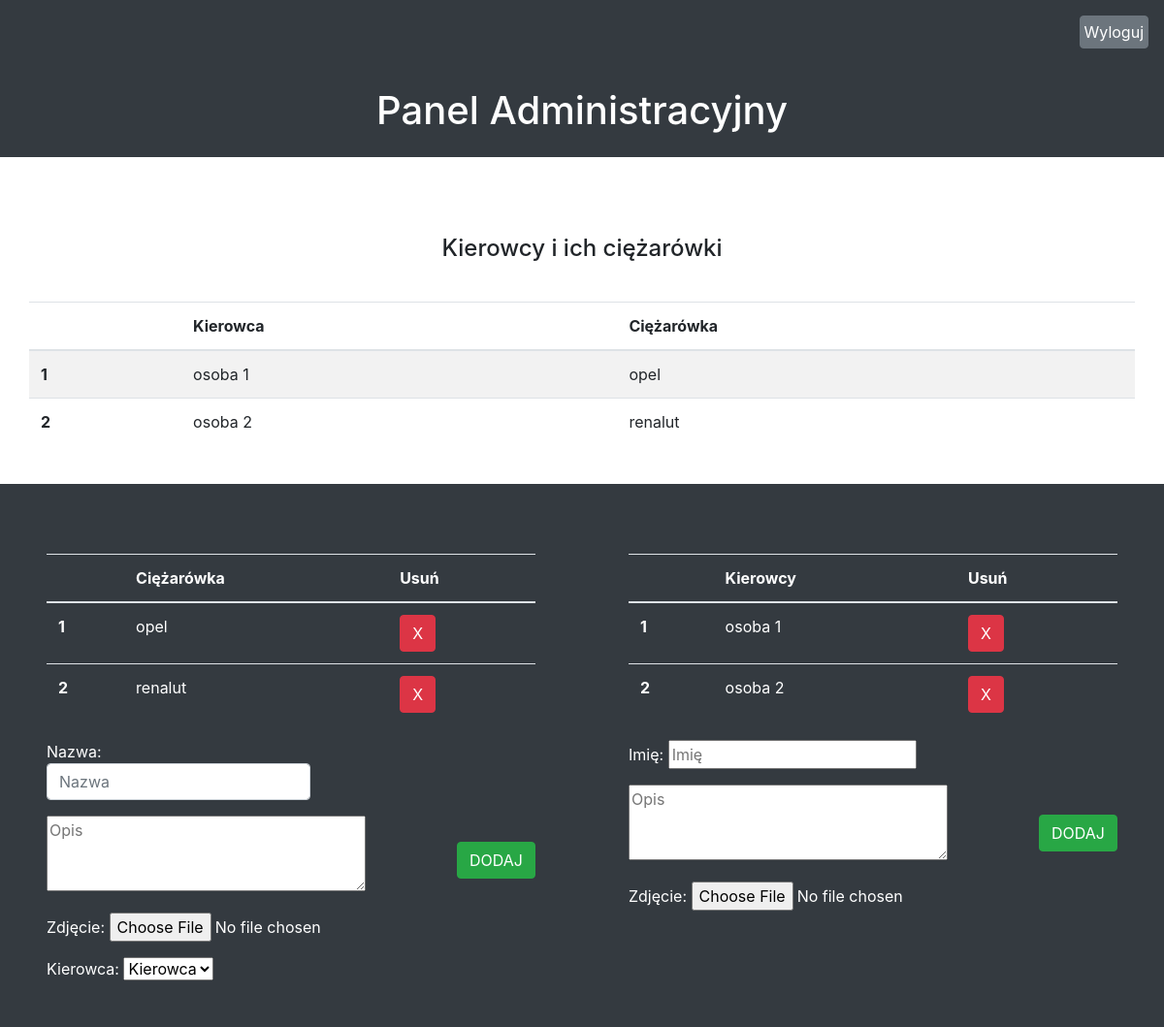
Page /admin/dashboard.php (signed in) on the committed database.
### tables this page shows
CREATE TABLE `trucks` (
  `id` int(11) NOT NULL,
  `name` varchar(50) NOT NULL,
  `photo_url` text NOT NULL,
  `description` text NOT NULL,
  `driver_id` int(11) NOT NULL
);

CREATE TABLE `drivers` (
  `id` int(11) NOT NULL,
  `name` varchar(50) NOT NULL,
  `photo_url` text NOT NULL,
  `description` text NOT NULL
);

### admin/functions.php (called while the page is built, shortened)
<?php
require_once('sql_connect.php');
function generate_dashboard()
{
    global $mysqli;
    $sql = "SELECT trucks.name AS truck, drivers.name AS driver
    FROM trucks
    INNER JOIN drivers
    ON trucks.driver_id = drivers.id;";
    $result = $mysqli->query($sql);
    $rows = $result->fetch_all(MYSQLI_ASSOC);
    return $rows;
}
function generate_table($param)
{
    global $mysqli;
    if ($param == "trucks") {
        $sql = "SELECT id, name FROM trucks";
    } else {
        $sql = "SELECT id, name FROM drivers";
    }
    $result = $mysqli->query($sql);
    $rows = $result->fetch_all(MYSQLI_ASSOC);
    return $rows;
}

### admin/dashboard.php (the view, shortened to what this page needs)
<?php
require_once('functions.php');
?>
<!doctype html>
</body>
<html lang="pl">
<head>
    <link rel="stylesheet" href="https://maxcdn.bootstrapcdn.com/bootstrap/4.0.0/css/bootstrap.min.css"
>
</head>
<body>
    <div class="container-fluid">
        <div class="row">
            <div class="col-12 d-flex bg-dark justify-content-right p-3">
                <a class="ml-auto btn btn-secondary p-1" href="logout.php">Wyloguj</a>
            </div>
            <h1 class="text-center col-12 bg-dark text-white p-4">Panel Administracyjny</h1>
        </div>
    </div>
    <div class="container mt-5 pb-4">
        <h4 class="text-center mt-3 mb-3 p-4">Kierowcy i ich ciężarówki</h1>
            <div class="row">
                <table class="table table-striped">
                    <thead>
                        <tr>
                            <th scope="col"></th>
                            <th scope="col">Kierowca</th>
                            <th scope="col">Ciężarówka</th>
                        </tr>
                    </thead>
                    <tbody>
                        <?php
                        $rows = generate_dashboard();
                        for ($i = 0; $i < count($rows); $i++) {
                            echo "<tr>";
                            echo "<th scope='row'>" . ($i + 1) . "</th>";
                            echo "<td>" . $rows[$i]['driver'] . "</td>";
                            echo "<td>" . $rows[$i]['truck'] . "</td>";
                            echo "</tr>";
                        }
                        ?>
                    </tbody>
                </table>
            </div>
    </div>
    <div class="container-fluid bg-dark pt-4">
        <div class="row text-white">
            <div class="col-6 p-5">
                <table class="table">
                    <thead>
                        <tr>
                            <th scope="col"></th>
                            <th scope="col">Ciężarówka</th>
                            <th scope="col">Usuń</th>
                        </tr>
                    </thead>
                    <tbody>
                        <?php
                        $rows = generate_table('trucks');
                        for ($i = 0; $i < count($rows); $i++) {
                            echo "<tr>";
                            echo "<th scope='col'>" . ($i + 1) . "</th>";
                            echo "<td>" . $rows[$i]['name'] . "</td>";
                            echo "<td> <button class='btn btn-danger' onclick='(function(){
                                        location.href = \"delete/delete_truck.php?id=" . $rows[$i]['id'] . "\"})()'>X</button>";
                            echo "</tr>";
                        }
                        ?>
                    </tbody>
                </table>
                <form action="trucks.php" enctype="multipart/form-data" method="POST" class="text-white d-flex justify-content-between align-items-center">
                    <div id="forms">
                        <p>Nazwa: <input type="text" name="truck" id="truck" class="form-control mb-3 col-8"
                                placeholder="Nazwa" required>
                        </p>
                        <p>
                            <textarea name="description" id="description" cols="30" rows="3" placeholder="Opis"></textarea>
                        </p>
                        <p>
                            Zdjęcie: <input type="file" name="photo_truck" id="photo_truck" required>
                        </p>
                        <div class="mt-3">
                            Kierowca: <select name="driver" id="driver">
                                <option value="">Kierowca</option>
                            </select>
                        </div>
                    </div>
                    <button class="btn btn-success">DODAJ</button>
                </form>
            </div>
            <div class="col-6 p-5">
                <table class="table ">
                    <thead>
                        <tr>
                            <th scope="col"></th>
                            <th scope="col">Kierowcy</th>
                            <th scope="col">Usuń</th>
                        </tr>
                    </thead>
                    <tbody>
                        <?php
                        $rows = generate_table('drivers');
                        for ($i = 0; $i < count($rows); $i++) {
                            echo "<tr>";
                            echo "<th scope='col'>" . ($i + 1) . "</th>";
                            echo "<td>" . $rows[$i]['name'] . "</td>";
                            echo "<td> <button class='btn btn-danger' onclick='(function(){
                                        location.href = \"delete/delete_driver.php?id=" . $rows[$i]['id'] . "\"})()'>X</button>";
                            echo "</tr>";
                        }
                        ?>
                    </tbody>
                </table>
                <form action="drivers.php" enctype="multipart/form-data" method="POST" class="text-white d-flex justify-content-between align-items-center">
                    <div id="forms">
                        <p>
                            Imię: <input type="text" name="driver" id="driver"
                                placeholder="Imię" required>
                        </p>
                        <p>
                            <textarea name="description" id="description" cols="30" rows="3" placeholder="Opis"></textarea>
                        </p>
                        <p>
                            Zdjęcie: <input type="file" name="photo_driver" id="photo_driver" reguired>
                        </p>
                    </div>
                    <button class="btn btn-success">DODAJ</button>
                </form>
            </div>
        </div>
    </div>
</body>
</html>

### rows in the picture
trucks: driver.name "osoba 1", name "opel"
trucks: driver.name "osoba 2", name "renalut"
drivers: name "osoba 1"
drivers: name "osoba 2"
